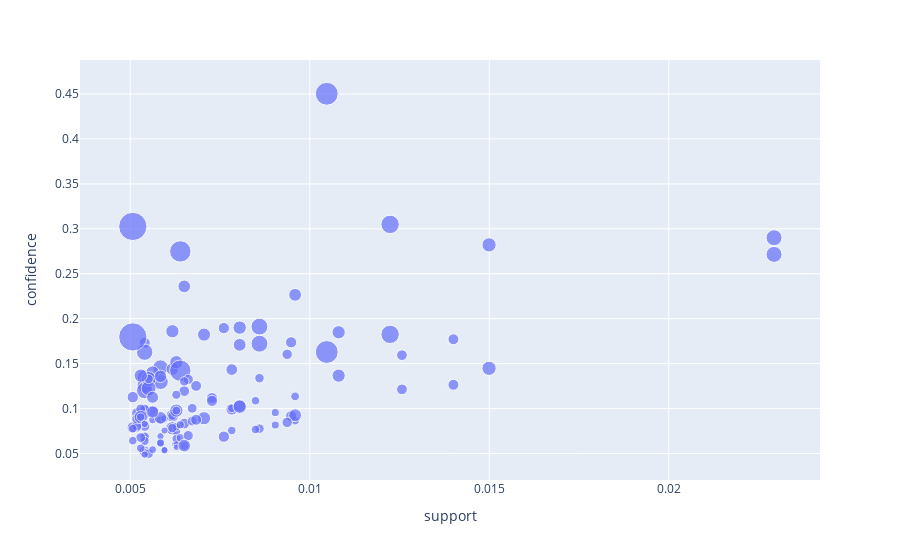

Here is the notebook cell this chart was saved with:
### Code cell
# %pip install plotly

rules['antecedents'] = rules['antecedents'].apply(list)
rules['consequents'] = rules['consequents'].apply(list)

import plotly.express as px
# install plotly: pip install plotly
# install nbformat: pip install nbformat
fig = px.scatter(rules, x='support', y='confidence', size='lift', 
                 hover_data=['antecedents', 'consequents'])
fig.show()

### Figure 1 — Plotly figure (JSON) as saved in the notebook; plotly's stock layout.template omitted (floating-point values rounded to 4 significant figures; data arrays with more than 128 entries replaced by an {"elided": "..."} marker saying what was removed)
{"data": [{"customdata": {"elided": "130x2x1 str values"}, "hovertemplate": "support=%{x}<br>confidence=%{y}<br>lift=%{marker.size}<br>antecedents=%{customdata[0]}<br>consequents=%{customdata[1]}<extra></extra>", "legendgroup": "", "marker": {"color": "#636efa", "size": {"elided": "130 float values"}, "sizemode": "area", "sizeref": 0.02681, "symbol": "circle"}, "mode": "markers", "name": "", "orientation": "v", "showlegend": false, "type": "scatter", "x": {"elided": "130 float values"}, "xaxis": "x", "y": {"elided": "130 float values"}, "yaxis": "y"}], "layout": {"legend": {"itemsizing": "constant", "tracegroupgap": 0}, "margin": {"t": 60}, "xaxis": {"anchor": "y", "domain": [0, 1], "title": {"text": "support"}}, "yaxis": {"anchor": "x", "domain": [0, 1], "title": {"text": "confidence"}}}}
